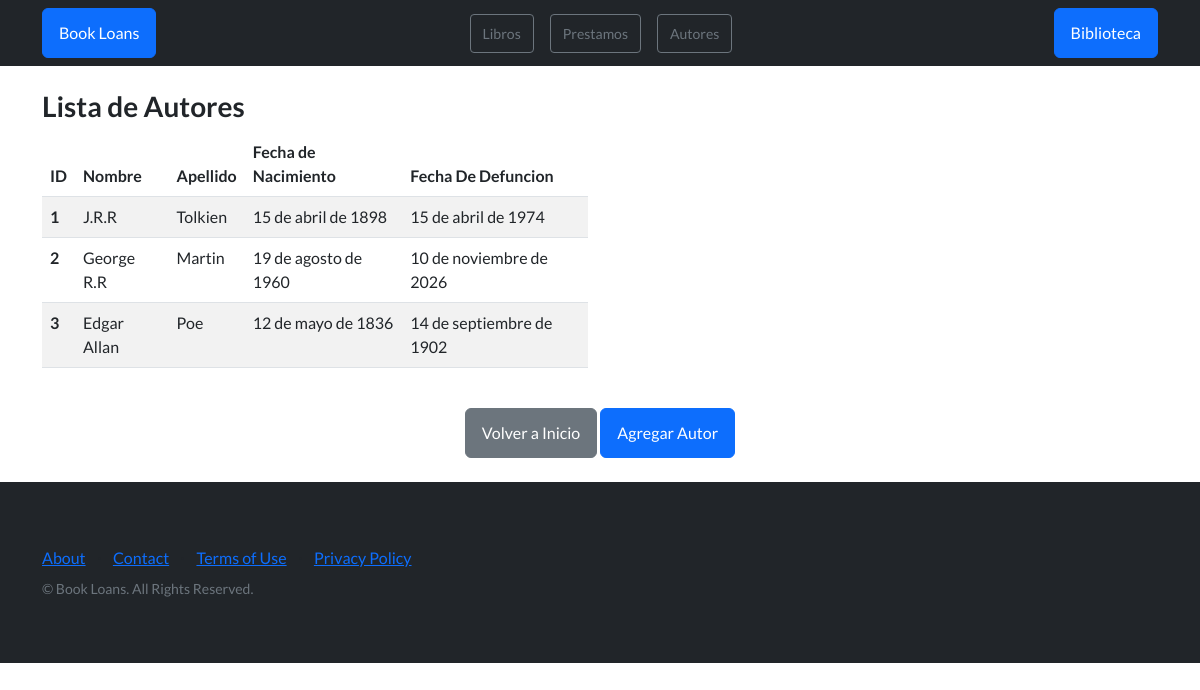
The page /book_loans/lista_autores/ on the database its author committed.
### book_loans/models.py (models this page shows, shortened)
class Autor(models.Model):
    nombre = models.CharField(max_length=50)
    apellido = models.CharField(max_length=50, blank=True)
    fecha_nacimiento = models.DateField()
    fecha_defuncion = models.DateField(null=True, blank=True)
    nacionalidad = models.CharField(max_length=50)

### book_loans/views.py (the view)
# urls.py: path('lista_autores/', lista_autores, name='lista_autores'),
def lista_autores(req: HttpRequest):
    autores = Autor.objects.all()
    return render(req, 'lista_de_autores.html', {'autores': autores})

### book_loans/templates/lista_de_autores.html
{% extends "base.html" %} {% block contenidoDinamico %}
<div class="container-md">
  <div class="row align-items-start">
    <div class="col-6">
      <h3 class="h3 mt-4">Lista de Autores</h3>
      <table class="table table-striped">
        <thead>
          <tr>
            <th scope="col">ID</th>
            <th scope="col">Nombre</th>
            <th scope="col">Apellido</th>
            <th scope="col">Fecha de Nacimiento</th>
            <th scope="col">Fecha De Defuncion</th>
          </tr>
        </thead>
        <tbody>
          {% for autor in autores %}
          <tr>
            <th scope="row">{{autor.id}}</th>
            <td>{{autor.nombre}}</td>
            <td>{{autor.apellido}}</td>
            <td>{{autor.fecha_nacimiento}}</td>
            <td>{{autor.fecha_defuncion}}</td>
          </tr>
          {% endfor %}
        </tbody>
      </table>
    </div>
  </div>
  <div class="align-content-center text-center">
    <a class="btn btn-secondary mb-4 mt-4" href="../">Volver a Inicio</a>
    <a class="btn btn-primary mb-4 mt-4" href="{% url 'nuevo_autor' %}"
      >Agregar Autor</a
    >
  </div>
</div>
{% endblock contenidoDinamico %}

### rows shown on the page
Autor: id "1", nombre "J.R.R", apellido "Tolkien", fecha_nacimiento "15 de abril de 1898", fecha_defuncion "15 de abril de 1974"
Autor: id "2", nombre "George R.R", apellido "Martin", fecha_nacimiento "19 de agosto de 1960", fecha_defuncion "10 de noviembre de 2026"
Autor: id "3", nombre "Edgar Allan", apellido "Poe", fecha_nacimiento "12 de mayo de 1836", fecha_defuncion "14 de septiembre de 1902"
